Frame 1 (no input): blank canvas, image omitted
Frame 60 (no input): blank canvas, image omitted
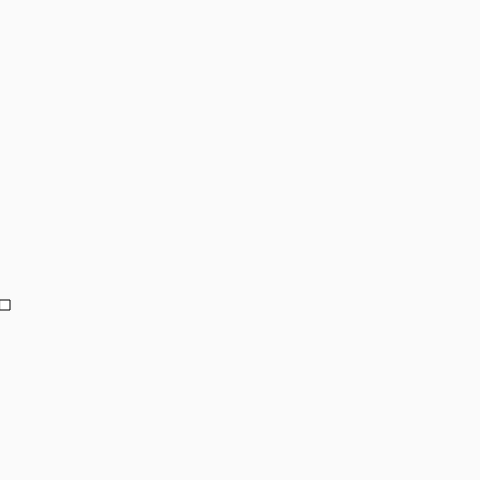
Frame 120 (the mouse pressed at the canvas centre since frame 60)

The p5.js sketch whose frames 1 and 60 were blank and that drew this single picture after the mouse press (run headless with seeded random() and noise() and a simulated clock; from frame 60 on, the mouse is pressed at the canvas centre):

// p5.js sketch
// ── sketch.js
var blocks = [];
function setup() {
	createCanvas(480,480);
    
}

function draw() {
	background(250);
    for (var i = 0; i < blocks.length; i++) {
        blocks[i].update();
        blocks[i].draw();
    }
    
}

function createBlock() {
    var b = new Block();
    b.setup();
    blocks.push(b);
}

function mousePressed () {
    createBlock();
}
// ── block.js
function Block () {
    this.setup = function() {
        this.x = 0;
        this.y = 0;
        this.size = 10;
        
    }
    this.update = function() {
        if (this.y < (height - this.size)) {
            this.y += 5;
        }
    }
    this.draw = function() {
        rect(this.x, this.y, this.size, this.size);
    }
}
